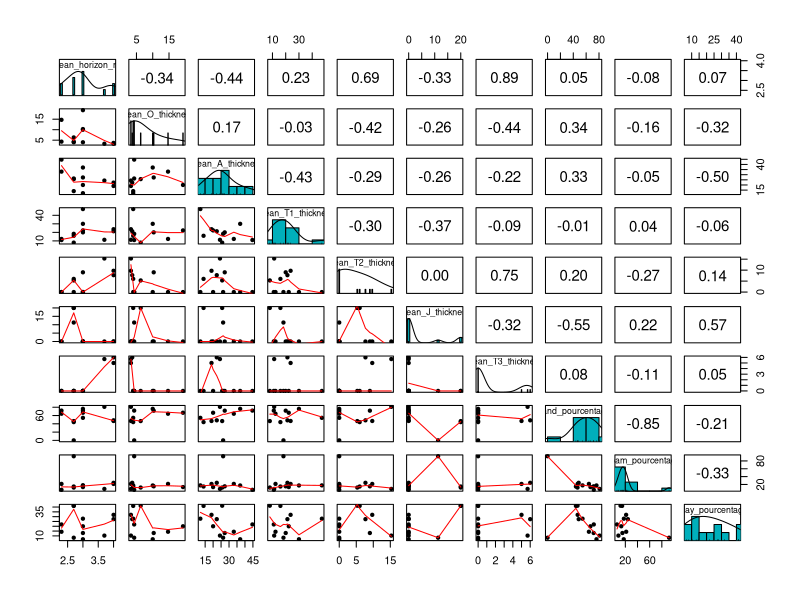
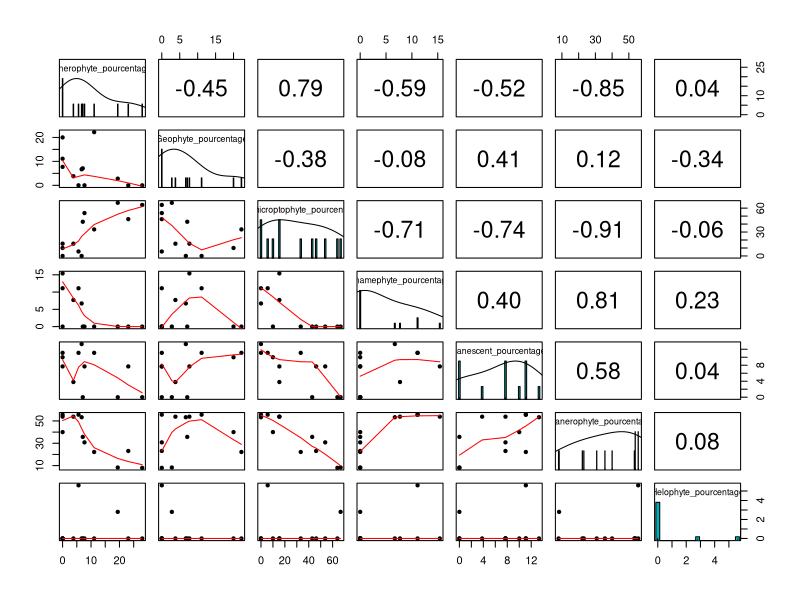
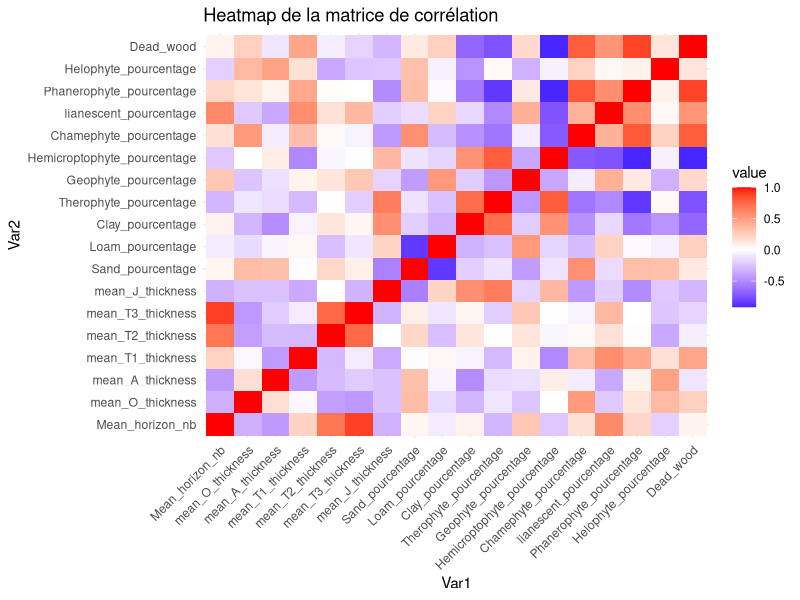

Write R code to recreate these figures, in order. (Note: this script raises an error after producing the figures.)
## ---- chunk 1
library(tidyverse)
data <- read_csv2("Data_flo_pedo_gestion.csv")
data %>% 
  mutate(Mean_horizon_nb = as.factor(Mean_horizon_nb),
         mean_O_thickness = as.factor(mean_O_thickness),
         mean_A_thickness = as.factor(mean_A_thickness),
         mean_T1_thickness = as.factor(mean_T1_thickness),
         mean_T2_thickness = as.factor(mean_T2_thickness),
         mean_T3_thickness = as.factor(mean_T3_thickness),
         mean_J_thickness = as.factor(mean_J_thickness),
         Sand_pourcentage = as.factor(Sand_pourcentage),
         Loam_pourcentage = as.factor(Loam_pourcentage), 
         Clay_pourcentage = as.factor(Clay_pourcentage),
         Therophyte_pourcentage = as.factor(Therophyte_pourcentage),
         Geophyte_pourcentage = as.factor(Geophyte_pourcentage),
         Hemicroptophyte_pourcentage = as.factor(Hemicroptophyte_pourcentage),
         Chamephyte_pourcentage = as.factor(Chamephyte_pourcentage),
         lianescent_pourcentage = as.factor(lianescent_pourcentage),
         Phanerophyte_pourcentage = as.factor(Phanerophyte_pourcentage),
         Helophyte_pourcentage = as.factor(Helophyte_pourcentage))


## ---- chunk 2
library(ade4)
library(psych)
library(FactoMineR)

# Draftsman plot pour étudier les variables et leurs relations

data %>% 
  select(Mean_horizon_nb, mean_O_thickness,mean_A_thickness, mean_T1_thickness,mean_T2_thickness, mean_J_thickness,mean_T3_thickness, Sand_pourcentage, Loam_pourcentage, Clay_pourcentage)->
  data_1

data %>% 
  select(Therophyte_pourcentage, Geophyte_pourcentage, Hemicroptophyte_pourcentage, Chamephyte_pourcentage, lianescent_pourcentage, Phanerophyte_pourcentage, Helophyte_pourcentage)->
  data_2

data %>% 
  select(-Sample,-Panels, -Late_mowing,Dead_wood, -Cut, -Plantation, -Elagage, -ZNIEFF, -Leisure_facilities)->
  data_3

data %>% 
  select(Panels, Late_mowing,Dead_wood, Cut, Plantation, Elagage, ZNIEFF, Leisure_facilities) ->
  data_4

pairs.panels(data_1, 
             method = "pearson", # correlation method
             hist.col = "#00AFBB",
             density = TRUE,  # show density plots
             ellipses = FALSE # show correlation ellipses
             )

pairs.panels(data_2, 
             method = "pearson", # correlation method
             hist.col = "#00AFBB",
             density = TRUE,  # show density plots
             ellipses = FALSE # show correlation ellipses
             )

cor_matrix <- cor(data_3, use = "complete.obs", method = "pearson")

library(ggplot2)
library(reshape2)  # Pour "melt" la matrice en format long

# Convertir la matrice de corrélation en format long
cor_melted <- melt(cor_matrix)

# Créer la heatmap avec ggplot2
ggplot(cor_melted, aes(Var1, Var2, fill = value)) +
  geom_tile() +
  scale_fill_gradient2(low = "blue", high = "red", mid = "white", midpoint = 0) +
  theme_minimal() +
  theme(axis.text.x = element_text(angle = 45, hjust = 1)) +
  labs(title = "Heatmap de la matrice de corrélation")

## ---- chunk 3
acp <- PCA(data)
## ---- chunk 4
summary(cars)
## ---- chunk 5
plot(pressure)
